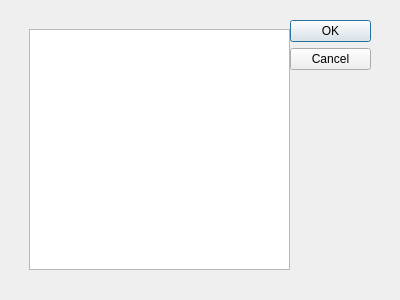
<?xml version="1.0" encoding="UTF-8"?>
<ui version="4.0">
 <class>Dialog</class>
 <widget class="QDialog" name="Dialog">
  <property name="geometry">
   <rect>
    <x>0</x>
    <y>0</y>
    <width>400</width>
    <height>300</height>
   </rect>
  </property>
  <property name="windowTitle">
   <string>Overrides</string>
  </property>
  <property name="accessibleName">
   <string>Overrides</string>
  </property>
  <widget class="QDialogButtonBox" name="buttonBox">
   <property name="geometry">
    <rect>
     <x>290</x>
     <y>20</y>
     <width>81</width>
     <height>241</height>
    </rect>
   </property>
   <property name="orientation">
    <enum>Qt::Vertical</enum>
   </property>
   <property name="standardButtons">
    <set>QDialogButtonBox::Cancel|QDialogButtonBox::Ok</set>
   </property>
  </widget>
  <widget class="QWidget" name="gridLayoutWidget">
   <property name="geometry">
    <rect>
     <x>29</x>
     <y>29</y>
     <width>261</width>
     <height>241</height>
    </rect>
   </property>
   <layout class="QGridLayout" name="gridLayout">
    <item row="0" column="0">
     <widget class="QListView" name="listView">
      <property name="accessibleName">
       <string>Select overrides</string>
      </property>
     </widget>
    </item>
   </layout>
  </widget>
 </widget>
 <resources/>
 <connections>
  <connection>
   <sender>buttonBox</sender>
   <signal>accepted()</signal>
   <receiver>Dialog</receiver>
   <slot>accept()</slot>
   <hints>
    <hint type="sourcelabel">
     <x>248</x>
     <y>254</y>
    </hint>
    <hint type="destinationlabel">
     <x>157</x>
     <y>274</y>
    </hint>
   </hints>
  </connection>
  <connection>
   <sender>buttonBox</sender>
   <signal>rejected()</signal>
   <receiver>Dialog</receiver>
   <slot>reject()</slot>
   <hints>
    <hint type="sourcelabel">
     <x>316</x>
     <y>260</y>
    </hint>
    <hint type="destinationlabel">
     <x>286</x>
     <y>274</y>
    </hint>
   </hints>
  </connection>
 </connections>
</ui>
